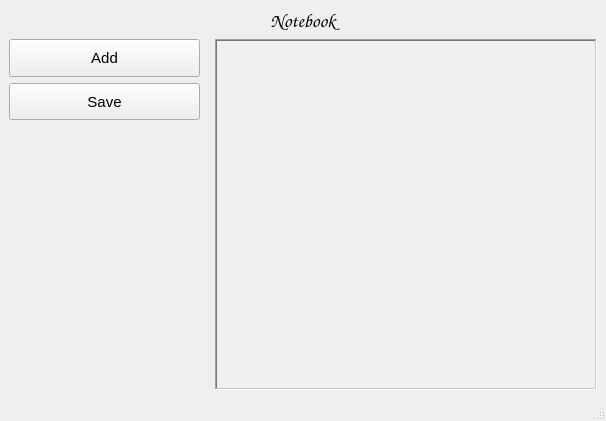
<?xml version="1.0" encoding="UTF-8"?>
<ui version="4.0">
 <class>MainWindow</class>
 <widget class="QMainWindow" name="MainWindow">
  <property name="windowModality">
   <enum>Qt::NonModal</enum>
  </property>
  <property name="geometry">
   <rect>
    <x>0</x>
    <y>0</y>
    <width>606</width>
    <height>421</height>
   </rect>
  </property>
  <property name="minimumSize">
   <size>
    <width>500</width>
    <height>300</height>
   </size>
  </property>
  <property name="windowTitle">
   <string>NoteBook</string>
  </property>
  <widget class="QWidget" name="centralwidget">
   <layout class="QGridLayout" name="gridLayout_2">
    <item row="2" column="0">
     <layout class="QGridLayout" name="BodyMainGridLayout">
      <item row="0" column="2">
       <widget class="QScrollArea" name="scrollAreaMain">
        <property name="sizePolicy">
         <sizepolicy hsizetype="Expanding" vsizetype="Expanding">
          <horstretch>0</horstretch>
          <verstretch>0</verstretch>
         </sizepolicy>
        </property>
        <property name="minimumSize">
         <size>
          <width>300</width>
          <height>0</height>
         </size>
        </property>
        <property name="maximumSize">
         <size>
          <width>16777215</width>
          <height>16777215</height>
         </size>
        </property>
        <property name="font">
         <font>
          <pointsize>11</pointsize>
         </font>
        </property>
        <property name="frameShape">
         <enum>QFrame::WinPanel</enum>
        </property>
        <property name="widgetResizable">
         <bool>true</bool>
        </property>
        <widget class="QWidget" name="scrollAreaWidgetContents">
         <property name="geometry">
          <rect>
           <x>0</x>
           <y>0</y>
           <width>371</width>
           <height>326</height>
          </rect>
         </property>
         <layout class="QVBoxLayout" name="verticalLayout_2">
          <item>
           <layout class="QVBoxLayout" name="BodyVerticalLayout">
            <property name="spacing">
             <number>0</number>
            </property>
            <property name="sizeConstraint">
             <enum>QLayout::SetNoConstraint</enum>
            </property>
           </layout>
          </item>
         </layout>
        </widget>
       </widget>
      </item>
      <item row="0" column="1">
       <widget class="QWidget" name="LeftFillerWidget" native="true">
        <property name="sizePolicy">
         <sizepolicy hsizetype="Fixed" vsizetype="Preferred">
          <horstretch>200</horstretch>
          <verstretch>0</verstretch>
         </sizepolicy>
        </property>
        <property name="minimumSize">
         <size>
          <width>200</width>
          <height>100</height>
         </size>
        </property>
        <property name="maximumSize">
         <size>
          <width>200</width>
          <height>16777215</height>
         </size>
        </property>
        <property name="font">
         <font>
          <pointsize>11</pointsize>
         </font>
        </property>
        <widget class="QWidget" name="verticalLayoutWidget">
         <property name="geometry">
          <rect>
           <x>0</x>
           <y>0</y>
           <width>191</width>
           <height>81</height>
          </rect>
         </property>
         <layout class="QVBoxLayout" name="LeftVerticalLayout">
          <property name="spacing">
           <number>6</number>
          </property>
          <item>
           <widget class="QPushButton" name="AddButton">
            <property name="sizePolicy">
             <sizepolicy hsizetype="Preferred" vsizetype="MinimumExpanding">
              <horstretch>0</horstretch>
              <verstretch>4</verstretch>
             </sizepolicy>
            </property>
            <property name="text">
             <string>Add</string>
            </property>
           </widget>
          </item>
          <item>
           <widget class="QPushButton" name="SaveButton">
            <property name="sizePolicy">
             <sizepolicy hsizetype="Preferred" vsizetype="MinimumExpanding">
              <horstretch>0</horstretch>
              <verstretch>4</verstretch>
             </sizepolicy>
            </property>
            <property name="text">
             <string>Save</string>
            </property>
           </widget>
          </item>
         </layout>
        </widget>
       </widget>
      </item>
     </layout>
    </item>
    <item row="0" column="0">
     <layout class="QVBoxLayout" name="HeadVerticalLayout">
      <item>
       <widget class="QLabel" name="MainHeaderLabel">
        <property name="sizePolicy">
         <sizepolicy hsizetype="Expanding" vsizetype="Fixed">
          <horstretch>150</horstretch>
          <verstretch>0</verstretch>
         </sizepolicy>
        </property>
        <property name="maximumSize">
         <size>
          <width>16777215</width>
          <height>101</height>
         </size>
        </property>
        <property name="font">
         <font>
          <family>Comic Sans MS</family>
          <pointsize>14</pointsize>
         </font>
        </property>
        <property name="text">
         <string>Notebook</string>
        </property>
        <property name="alignment">
         <set>Qt::AlignCenter</set>
        </property>
       </widget>
      </item>
     </layout>
    </item>
   </layout>
  </widget>
  <widget class="QStatusBar" name="statusbar"/>
 </widget>
 <resources/>
 <connections/>
</ui>
